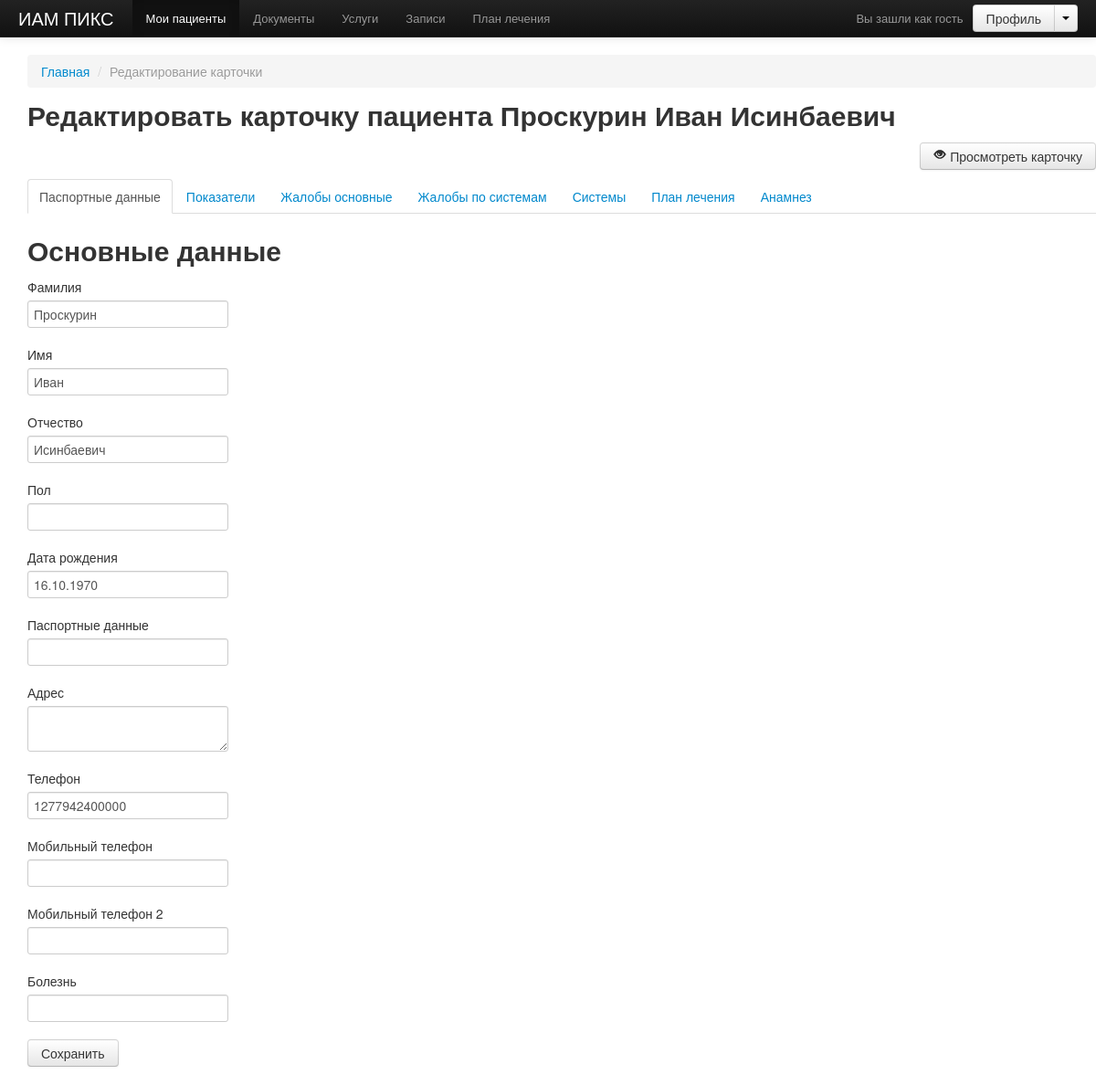
/demo/edit.php?patient_id=80&main=true, run on the app's committed database.
### tables this page shows
CREATE TABLE IF NOT EXISTS `patients` (
  `id` int(11) NOT NULL AUTO_INCREMENT,
  `first_name` varchar(300) NOT NULL,
  `last_name` varchar(120) DEFAULT NULL,
  `patronymic` varchar(120) DEFAULT NULL,
  `sex` varchar(1) DEFAULT NULL,
  `document` text,
  `address` text NOT NULL,
  `phone` varchar(50) DEFAULT NULL,
  `mobile_phone` varchar(30) DEFAULT NULL,
  `mobile_phone_second` varchar(30) DEFAULT NULL,
  `desease` text,
  `date_birth` date NOT NULL,
  PRIMARY KEY (`id`)
);

### demo/functions.php (called while the page is built, shortened)
<?php function logout()
function query($value)
{
    $sql = mysql_query($value);
    return $sql;
}
function get_patient()
{
    $sql = query("select * from patients where id = '".$_GET['patient_id']."' limit 1");
    while($records = mysql_fetch_assoc($sql))
    $new_records[] = $records;
    return $new_records;
}
function get_date_birth($date)
{
    return date("d.m.Y",strtotime($date));
}

### demo/edit.php (the view, shortened to what this page needs)
<?php
include('includes/head.php'); ?>
<?php
$patient = get_patient($patient_id); $arr = edit_patient();
?>
<?php include('includes/header.php'); ?>
<div role="main">
    <div class="span12">
        <?php include($_SERVER['DOCUMENT_ROOT'] . '/demo/includes/breadcrumbs.php')?>
        <?php foreach($patient as $info) {
        $url = '/demo/edit.php?patient_id=' . $info['id']; ?>
        <h2>
            Редактировать карточку пациента
            <?=$info['last_name'] .' '. $info['first_name'] .' '. $info['patronymic']?>
        </h2>
        <div class="clearfix">
            <a style="float: right" href="show.php?patient_id=<?=$info['id']?>&main=true&type=pulse" class="btn">
                <i class="icon-eye-open"></i>
                Просмотреть карточку
            </a>
            <br> <br>
        </div>
        <ul class="nav nav-tabs">
            <li class="<?php if($_REQUEST['main']) echo 'active';?>">
                <a href="<?=$url?>&main=true">Паспортные данные</a>
            </li>
            <li class="<?php if($_REQUEST['parameters']) echo 'active';?>">
                <a href="<?=$url?>&parameters=true">Показатели</a>
            </li>
            <li class="<?php if($_REQUEST['main-complaints']) echo 'active';?>">
                <a href="<?=$url?>&main-complaints=true">Жалобы основные</a>
            </li>
            <li class="<?php if($_REQUEST['system-complaints']) echo 'active';?>">
                <a href="<?=$url?>&system-complaints=true">Жалобы по системам</a>
            </li>
            <li class="<?php if($_REQUEST['systems']) echo 'active';?>">
                <a href="<?=$url?>&systems=true">Системы</a>
            </li>
            <li class="<?php if($_REQUEST['plan']) echo 'active';?>">
                <a href="<?=$url?>&plan=true">План лечения</a>
            </li>
            <li class="<?php if($_REQUEST['history']) echo 'active';?>">
                <a href="<?=$url?>&history=true">Анамнез</a>
            </li>
        </ul>
        <?php if($_REQUEST['main']) { ?>
            <h2>Основные данные</h2>
            <form action="" method="post">
                <div class="control-group">
                    <label class="control-label" for="last_name">
                        Фамилия
                    </label>
                    <div class="controls">
                        <input type="text" id="last_name" name="last_name" value="<?=$info['last_name']?>">
                    </div>
                </div>
                <div class="control-group">
                    <label class="control-label" for="first_name">
                        Имя
                    </label>
                    <div class="controls">
                        <input type="text" id="first_name" name="first_name" value="<?=$info['first_name']?>">
                    </div>
                </div>
                <div class="control-group">
                    <label class="control-label" for="patronymic">
                        Отчество
                    </label>
                    <div class="controls">
                        <input type="text" id="patronymic" name="patronymic" value="<?=$info['patronymic']?>">
                    </div>
                </div>
                <div class="control-group">
                    <label class="control-label" for="sex">
                        Пол
                    </label>
                    <div class="controls">
                        <input type="text" id="sex" name="sex" value="<?=$info['sex']?>">
                    </div>
                </div>
                <div class="control-group">
                    <label class="control-label" for="date_birth">
                        Дата рождения
                    </label>
                    <div class="controls">
                        <input type="text" id="date_birth" name="date_birth" value="<?=get_date_birth($info['date_birth'])?>">
                    </div>
                </div>
                <div class="control-group">
                    <label class="control-label" for="document">
                        Паспортные данные
                    </label>
                    <div class="controls">
                        <input type="text" id="document" name="document" value="<?=$info['document']?>">
                    </div>
                </div>
                <div class="control-group">
                    <label class="control-label" for="address">
                        Адрес
                    </label>
                    <div class="controls">
                        <textarea id="address" name="address"><?=$info['address']?></textarea>
                    </div>
                </div>
                <div class="control-group">
                    <label class="control-label" for="phone">
                        Телефон
                    </label>
                    <div class="controls">
                        <input type="text" id="phone" name="phone" value="<?=$info['phone']?>">
                    </div>
                </div>
                <div class="control-group">
                    <label class="control-label" for="mobile_phone">
                        Мобильный телефон
                    </label>
                    <div class="controls">
                        <input type="text" id="mobile_phone" name="mobile_phone" value="<?=$info['mobile_phone']?>">
                    </div>
                </div>
                <div class="control-group">
                    <label class="control-label" for="mobile_phone_second">
                        Мобильный телефон 2
                    </label>
                    <div class="controls">
                        <input type="text" id="mobile_phone_second" name="mobile_phone_second" <?=$info['mobile_phone_second']?>>
                    </div>
                </div>
                <div class="control-group">
                    <label class="control-label" for="desease">
                        Болезнь
                    </label>
                    <div class="controls">
                        <input type="text" id="desease" name="desease" value="<?=$info['desease']?>">
                    </div>
                </div>
                <input type="submit" name="save" class="btn" value="Сохранить">
                <? } ?>
            </form>
        <? } ?>
    </div>
</div>
</body>
</html>

### demo/css/docs.css (style rules this page uses)
body { position: relative; padding-top: 40px; }

### data on the page
patients: last_name "Проскурин", first_name "Иван", patronymic "Исинбаевич", date_birth "16.10.1970", phone "1277942400000"
